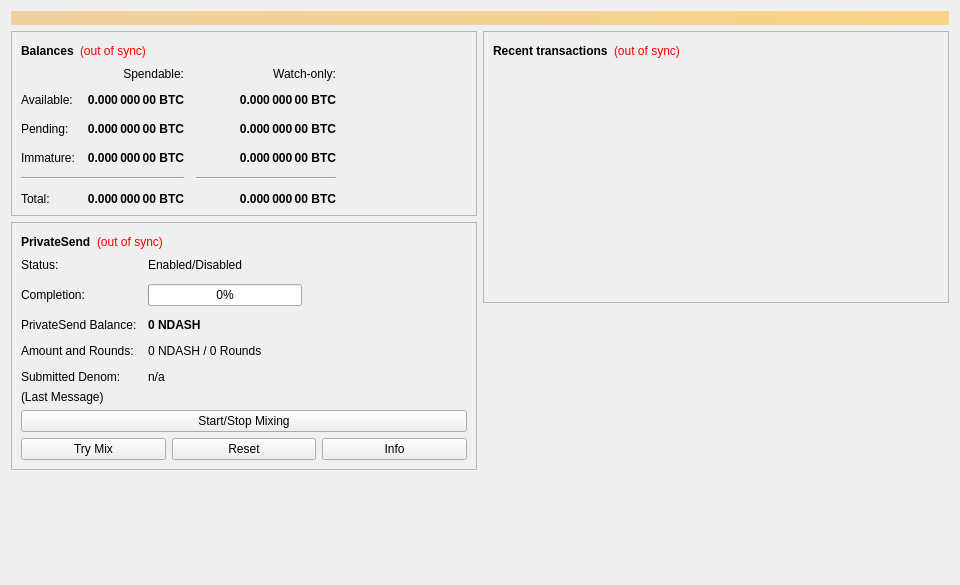
<?xml version="1.0" encoding="UTF-8"?>
<ui version="4.0">
 <class>OverviewPage</class>
 <widget class="QWidget" name="OverviewPage">
  <property name="geometry">
   <rect>
    <x>0</x>
    <y>0</y>
    <width>960</width>
    <height>585</height>
   </rect>
  </property>
  <property name="minimumSize">
   <size>
    <width>960</width>
    <height>0</height>
   </size>
  </property>
  <property name="windowTitle">
   <string>Form</string>
  </property>
  <layout class="QVBoxLayout" name="topLayout">
   <item>
    <widget class="QLabel" name="labelAlerts">
     <property name="visible">
      <bool>false</bool>
     </property>
     <property name="styleSheet">
      <string notr="true">QLabel { background-color: qlineargradient(x1: 0, y1: 0, x2: 1, y2: 0, stop:0 #F0D0A0, stop:1 #F8D488); color:#000000; }</string>
     </property>
     <property name="wordWrap">
      <bool>true</bool>
     </property>
     <property name="margin">
      <number>3</number>
     </property>
     <property name="textInteractionFlags">
      <set>Qt::TextSelectableByMouse</set>
     </property>
    </widget>
   </item>
   <item>
    <layout class="QHBoxLayout" name="horizontalLayout" stretch="1,1">
     <item>
      <layout class="QVBoxLayout" name="verticalLayout_2">
       <item>
        <widget class="QFrame" name="frame">
         <property name="frameShape">
          <enum>QFrame::StyledPanel</enum>
         </property>
         <property name="frameShadow">
          <enum>QFrame::Raised</enum>
         </property>
         <layout class="QVBoxLayout" name="verticalLayout_4">
          <item>
           <layout class="QHBoxLayout" name="horizontalLayout_4">
            <item>
             <widget class="QLabel" name="label_5">
              <property name="font">
               <font>
                <weight>75</weight>
                <bold>true</bold>
               </font>
              </property>
              <property name="text">
               <string>Balances</string>
              </property>
             </widget>
            </item>
            <item>
             <widget class="QLabel" name="labelWalletStatus">
              <property name="toolTip">
               <string>The displayed information may be out of date. Your wallet automatically synchronizes with the Neodash network after a connection is established, but this process has not completed yet.</string>
              </property>
              <property name="styleSheet">
               <string notr="true">QLabel { color: red; }</string>
              </property>
              <property name="text">
               <string notr="true">(out of sync)</string>
              </property>
              <property name="alignment">
               <set>Qt::AlignLeading|Qt::AlignLeft|Qt::AlignVCenter</set>
              </property>
             </widget>
            </item>
            <item>
             <spacer name="horizontalSpacer_3">
              <property name="orientation">
               <enum>Qt::Horizontal</enum>
              </property>
              <property name="sizeHint" stdset="0">
               <size>
                <width>40</width>
                <height>20</height>
               </size>
              </property>
             </spacer>
            </item>
           </layout>
          </item>
          <item>
           <layout class="QGridLayout" name="gridLayout">
            <property name="spacing">
             <number>12</number>
            </property>
            <item row="2" column="2">
             <widget class="QLabel" name="labelWatchPending">
              <property name="font">
               <font>
                <weight>75</weight>
                <bold>true</bold>
               </font>
              </property>
              <property name="cursor">
               <cursorShape>IBeamCursor</cursorShape>
              </property>
              <property name="toolTip">
               <string>Unconfirmed transactions to watch-only addresses</string>
              </property>
              <property name="text">
               <string notr="true">0.000 000 00 BTC</string>
              </property>
              <property name="alignment">
               <set>Qt::AlignRight|Qt::AlignTrailing|Qt::AlignVCenter</set>
              </property>
              <property name="textInteractionFlags">
               <set>Qt::LinksAccessibleByMouse|Qt::TextSelectableByKeyboard|Qt::TextSelectableByMouse</set>
              </property>
             </widget>
            </item>
            <item row="2" column="1">
             <widget class="QLabel" name="labelUnconfirmed">
              <property name="font">
               <font>
                <weight>75</weight>
                <bold>true</bold>
               </font>
              </property>
              <property name="cursor">
               <cursorShape>IBeamCursor</cursorShape>
              </property>
              <property name="toolTip">
               <string>Total of transactions that have yet to be confirmed, and do not yet count toward the spendable balance</string>
              </property>
              <property name="text">
               <string notr="true">0.000 000 00 BTC</string>
              </property>
              <property name="alignment">
               <set>Qt::AlignRight|Qt::AlignTrailing|Qt::AlignVCenter</set>
              </property>
              <property name="textInteractionFlags">
               <set>Qt::LinksAccessibleByMouse|Qt::TextSelectableByKeyboard|Qt::TextSelectableByMouse</set>
              </property>
             </widget>
            </item>
            <item row="3" column="2">
             <widget class="QLabel" name="labelWatchImmature">
              <property name="font">
               <font>
                <weight>75</weight>
                <bold>true</bold>
               </font>
              </property>
              <property name="cursor">
               <cursorShape>IBeamCursor</cursorShape>
              </property>
              <property name="toolTip">
               <string>Mined balance in watch-only addresses that has not yet matured</string>
              </property>
              <property name="text">
               <string notr="true">0.000 000 00 BTC</string>
              </property>
              <property name="alignment">
               <set>Qt::AlignRight|Qt::AlignTrailing|Qt::AlignVCenter</set>
              </property>
              <property name="textInteractionFlags">
               <set>Qt::LinksAccessibleByMouse|Qt::TextSelectableByKeyboard|Qt::TextSelectableByMouse</set>
              </property>
             </widget>
            </item>
            <item row="4" column="0" colspan="2">
             <widget class="Line" name="lineSpendableBalance">
              <property name="orientation">
               <enum>Qt::Horizontal</enum>
              </property>
             </widget>
            </item>
            <item row="4" column="2">
             <widget class="Line" name="lineWatchBalance">
              <property name="sizePolicy">
               <sizepolicy hsizetype="Preferred" vsizetype="Fixed">
                <horstretch>0</horstretch>
                <verstretch>0</verstretch>
               </sizepolicy>
              </property>
              <property name="minimumSize">
               <size>
                <width>140</width>
                <height>0</height>
               </size>
              </property>
              <property name="orientation">
               <enum>Qt::Horizontal</enum>
              </property>
             </widget>
            </item>
            <item row="5" column="0">
             <widget class="QLabel" name="labelTotalText">
              <property name="text">
               <string>Total:</string>
              </property>
             </widget>
            </item>
            <item row="3" column="1">
             <widget class="QLabel" name="labelImmature">
              <property name="font">
               <font>
                <weight>75</weight>
                <bold>true</bold>
               </font>
              </property>
              <property name="cursor">
               <cursorShape>IBeamCursor</cursorShape>
              </property>
              <property name="toolTip">
               <string>Mined balance that has not yet matured</string>
              </property>
              <property name="text">
               <string notr="true">0.000 000 00 BTC</string>
              </property>
              <property name="alignment">
               <set>Qt::AlignRight|Qt::AlignTrailing|Qt::AlignVCenter</set>
              </property>
              <property name="textInteractionFlags">
               <set>Qt::LinksAccessibleByMouse|Qt::TextSelectableByKeyboard|Qt::TextSelectableByMouse</set>
              </property>
             </widget>
            </item>
            <item row="2" column="3">
             <spacer name="horizontalSpacer_2">
              <property name="orientation">
               <enum>Qt::Horizontal</enum>
              </property>
              <property name="sizeHint" stdset="0">
               <size>
                <width>40</width>
                <height>20</height>
               </size>
              </property>
             </spacer>
            </item>
            <item row="3" column="0">
             <widget class="QLabel" name="labelImmatureText">
              <property name="text">
               <string>Immature:</string>
              </property>
             </widget>
            </item>
            <item row="5" column="1">
             <widget class="QLabel" name="labelTotal">
              <property name="font">
               <font>
                <weight>75</weight>
                <bold>true</bold>
               </font>
              </property>
              <property name="cursor">
               <cursorShape>IBeamCursor</cursorShape>
              </property>
              <property name="toolTip">
               <string>Your current total balance</string>
              </property>
              <property name="text">
               <string notr="true">0.000 000 00 BTC</string>
              </property>
              <property name="alignment">
               <set>Qt::AlignRight|Qt::AlignTrailing|Qt::AlignVCenter</set>
              </property>
              <property name="textInteractionFlags">
               <set>Qt::LinksAccessibleByMouse|Qt::TextSelectableByKeyboard|Qt::TextSelectableByMouse</set>
              </property>
             </widget>
            </item>
            <item row="5" column="2">
             <widget class="QLabel" name="labelWatchTotal">
              <property name="font">
               <font>
                <weight>75</weight>
                <bold>true</bold>
               </font>
              </property>
              <property name="cursor">
               <cursorShape>IBeamCursor</cursorShape>
              </property>
              <property name="toolTip">
               <string>Current total balance in watch-only addresses</string>
              </property>
              <property name="text">
               <string notr="true">0.000 000 00 BTC</string>
              </property>
              <property name="alignment">
               <set>Qt::AlignRight|Qt::AlignTrailing|Qt::AlignVCenter</set>
              </property>
              <property name="textInteractionFlags">
               <set>Qt::LinksAccessibleByMouse|Qt::TextSelectableByKeyboard|Qt::TextSelectableByMouse</set>
              </property>
             </widget>
            </item>
            <item row="0" column="2">
             <widget class="QLabel" name="labelWatchonly">
              <property name="text">
               <string>Watch-only:</string>
              </property>
              <property name="alignment">
               <set>Qt::AlignRight|Qt::AlignTrailing|Qt::AlignVCenter</set>
              </property>
             </widget>
            </item>
            <item row="1" column="0">
             <widget class="QLabel" name="labelBalanceText">
              <property name="text">
               <string>Available:</string>
              </property>
             </widget>
            </item>
            <item row="1" column="1">
             <widget class="QLabel" name="labelBalance">
              <property name="font">
               <font>
                <weight>75</weight>
                <bold>true</bold>
               </font>
              </property>
              <property name="cursor">
               <cursorShape>IBeamCursor</cursorShape>
              </property>
              <property name="toolTip">
               <string>Your current spendable balance</string>
              </property>
              <property name="text">
               <string notr="true">0.000 000 00 BTC</string>
              </property>
              <property name="alignment">
               <set>Qt::AlignRight|Qt::AlignTrailing|Qt::AlignVCenter</set>
              </property>
              <property name="textInteractionFlags">
               <set>Qt::LinksAccessibleByMouse|Qt::TextSelectableByKeyboard|Qt::TextSelectableByMouse</set>
              </property>
             </widget>
            </item>
            <item row="1" column="2">
             <widget class="QLabel" name="labelWatchAvailable">
              <property name="font">
               <font>
                <weight>75</weight>
                <bold>true</bold>
               </font>
              </property>
              <property name="cursor">
               <cursorShape>IBeamCursor</cursorShape>
              </property>
              <property name="toolTip">
               <string>Your current balance in watch-only addresses</string>
              </property>
              <property name="text">
               <string notr="true">0.000 000 00 BTC</string>
              </property>
              <property name="alignment">
               <set>Qt::AlignRight|Qt::AlignTrailing|Qt::AlignVCenter</set>
              </property>
              <property name="textInteractionFlags">
               <set>Qt::LinksAccessibleByMouse|Qt::TextSelectableByKeyboard|Qt::TextSelectableByMouse</set>
              </property>
             </widget>
            </item>
            <item row="2" column="0">
             <widget class="QLabel" name="labelPendingText">
              <property name="text">
               <string>Pending:</string>
              </property>
             </widget>
            </item>
            <item row="0" column="1">
             <widget class="QLabel" name="labelSpendable">
              <property name="text">
               <string>Spendable:</string>
              </property>
              <property name="alignment">
               <set>Qt::AlignRight|Qt::AlignTrailing|Qt::AlignVCenter</set>
              </property>
             </widget>
            </item>
           </layout>
          </item>
         </layout>
        </widget>
       </item>
       <item>
        <widget class="QFrame" name="framePrivateSend">
         <property name="layoutDirection">
          <enum>Qt::LeftToRight</enum>
         </property>
         <property name="frameShape">
          <enum>QFrame::StyledPanel</enum>
         </property>
         <property name="frameShadow">
          <enum>QFrame::Raised</enum>
         </property>
         <layout class="QVBoxLayout" name="VerticalLayout_PS1">
          <item>
           <layout class="QHBoxLayout" name="horizontalLayout_5">
            <item>
             <widget class="QLabel" name="labelPrivateSendHeader">
              <property name="font">
               <font>
                <weight>75</weight>
                <bold>true</bold>
               </font>
              </property>
              <property name="text">
               <string>PrivateSend</string>
              </property>
             </widget>
            </item>
            <item>
             <widget class="QLabel" name="labelPrivateSendSyncStatus">
              <property name="toolTip">
               <string>The displayed information may be out of date. Your wallet automatically synchronizes with the Neodash network after a connection is established, but this process has not completed yet.</string>
              </property>
              <property name="styleSheet">
               <string notr="true">QLabel { color: red; }</string>
              </property>
              <property name="text">
               <string notr="true">(out of sync)</string>
              </property>
              <property name="alignment">
               <set>Qt::AlignLeading|Qt::AlignLeft|Qt::AlignVCenter</set>
              </property>
             </widget>
            </item>
            <item>
             <spacer name="horizontalSpacer_4">
              <property name="orientation">
               <enum>Qt::Horizontal</enum>
              </property>
              <property name="sizeHint" stdset="0">
               <size>
                <width>40</width>
                <height>20</height>
               </size>
              </property>
             </spacer>
            </item>
           </layout>
          </item>
          <item>
           <layout class="QFormLayout" name="privateSendFormLayout">
            <property name="fieldGrowthPolicy">
             <enum>QFormLayout::AllNonFixedFieldsGrow</enum>
            </property>
            <property name="horizontalSpacing">
             <number>11</number>
            </property>
            <property name="verticalSpacing">
             <number>12</number>
            </property>
            <item row="0" column="0">
             <widget class="QLabel" name="labelPrivateSendEnabledText">
              <property name="text">
               <string>Status:</string>
              </property>
             </widget>
            </item>
            <item row="0" column="1">
             <widget class="QLabel" name="labelPrivateSendEnabled">
              <property name="text">
               <string>Enabled/Disabled</string>
              </property>
             </widget>
            </item>
            <item row="1" column="0">
             <widget class="QLabel" name="labelCompletitionText">
              <property name="text">
               <string>Completion:</string>
              </property>
             </widget>
            </item>
            <item row="1" column="1">
             <widget class="QProgressBar" name="privateSendProgress">
              <property name="maximumSize">
               <size>
                <width>154</width>
                <height>16777215</height>
               </size>
              </property>
              <property name="value">
               <number>0</number>
              </property>
             </widget>
            </item>
            <item row="2" column="0">
             <widget class="QLabel" name="labelAnonymizedText">
              <property name="text">
               <string>PrivateSend Balance:</string>
              </property>
             </widget>
            </item>
            <item row="2" column="1">
             <widget class="QLabel" name="labelAnonymized">
              <property name="font">
               <font>
                <weight>75</weight>
                <bold>true</bold>
               </font>
              </property>
              <property name="text">
               <string notr="true">0 NDASH</string>
              </property>
             </widget>
            </item>
            <item row="3" column="0">
             <widget class="QLabel" name="labelAmountAndRoundsText">
              <property name="text">
               <string>Amount and Rounds:</string>
              </property>
             </widget>
            </item>
            <item row="3" column="1">
             <widget class="QLabel" name="labelAmountRounds">
              <property name="text">
               <string>0 NDASH / 0 Rounds</string>
              </property>
             </widget>
            </item>
            <item row="4" column="0">
             <widget class="QLabel" name="labelSubmittedDenomText">
              <property name="text">
               <string>Submitted Denom:</string>
              </property>
             </widget>
            </item>
            <item row="4" column="1">
             <widget class="QLabel" name="labelSubmittedDenom">
              <property name="toolTip">
               <string>The denominations you submitted to the Masternode.&lt;br&gt;To mix, other users must submit the exact same denominations.</string>
              </property>
              <property name="text">
               <string>n/a</string>
              </property>
             </widget>
            </item>
           </layout>
          </item>
          <item>
           <layout class="QVBoxLayout" name="VerticalLayout_PS">
            <item>
             <widget class="QLabel" name="labelPrivateSendLastMessage">
              <property name="text">
               <string>(Last Message)</string>
              </property>
              <property name="alignment">
               <set>Qt::AlignLeading|Qt::AlignLeft|Qt::AlignTop</set>
              </property>
              <property name="wordWrap">
               <bool>true</bool>
              </property>
             </widget>
            </item>
            <item>
             <widget class="QPushButton" name="togglePrivateSend">
              <property name="sizePolicy">
               <sizepolicy hsizetype="MinimumExpanding" vsizetype="Fixed">
                <horstretch>0</horstretch>
                <verstretch>0</verstretch>
               </sizepolicy>
              </property>
              <property name="text">
               <string>Start/Stop Mixing</string>
              </property>
             </widget>
            </item>
            <item>
             <layout class="QHBoxLayout" name="horizontalLayout_debugbuttons">
              <item>
               <widget class="QPushButton" name="privateSendAuto">
                <property name="sizePolicy">
                 <sizepolicy hsizetype="MinimumExpanding" vsizetype="Fixed">
                  <horstretch>0</horstretch>
                  <verstretch>0</verstretch>
                 </sizepolicy>
                </property>
                <property name="toolTip">
                 <string>Try to manually submit a PrivateSend request.</string>
                </property>
                <property name="text">
                 <string>Try Mix</string>
                </property>
               </widget>
              </item>
              <item>
               <widget class="QPushButton" name="privateSendReset">
                <property name="sizePolicy">
                 <sizepolicy hsizetype="MinimumExpanding" vsizetype="Fixed">
                  <horstretch>0</horstretch>
                  <verstretch>0</verstretch>
                 </sizepolicy>
                </property>
                <property name="toolTip">
                 <string>Reset the current status of PrivateSend (can interrupt PrivateSend if it's in the process of Mixing, which can cost you money!)</string>
                </property>
                <property name="autoFillBackground">
                 <bool>false</bool>
                </property>
                <property name="text">
                 <string>Reset</string>
                </property>
               </widget>
              </item>
              <item>
               <widget class="QPushButton" name="privateSendInfo">
                <property name="sizePolicy">
                 <sizepolicy hsizetype="MinimumExpanding" vsizetype="Fixed">
                  <horstretch>0</horstretch>
                  <verstretch>0</verstretch>
                 </sizepolicy>
                </property>
                <property name="toolTip">
                 <string>Information about PrivateSend and Mixing</string>
                </property>
                <property name="text">
                 <string>Info</string>
                </property>
               </widget>
              </item>
             </layout>
            </item>
           </layout>
          </item>
         </layout>
        </widget>
       </item>
       <item>
        <spacer name="verticalSpacer">
         <property name="orientation">
          <enum>Qt::Vertical</enum>
         </property>
         <property name="sizeHint" stdset="0">
          <size>
           <width>20</width>
           <height>40</height>
          </size>
         </property>
        </spacer>
       </item>
      </layout>
     </item>
     <item>
      <layout class="QVBoxLayout" name="verticalLayout_3">
       <item>
        <widget class="QFrame" name="frame_2">
         <property name="frameShape">
          <enum>QFrame::StyledPanel</enum>
         </property>
         <property name="frameShadow">
          <enum>QFrame::Raised</enum>
         </property>
         <layout class="QVBoxLayout" name="verticalLayout">
          <item>
           <layout class="QHBoxLayout" name="horizontalLayout_2">
            <item>
             <widget class="QLabel" name="label_4">
              <property name="font">
               <font>
                <weight>75</weight>
                <bold>true</bold>
               </font>
              </property>
              <property name="text">
               <string>Recent transactions</string>
              </property>
             </widget>
            </item>
            <item>
             <widget class="QLabel" name="labelTransactionsStatus">
              <property name="toolTip">
               <string>The displayed information may be out of date. Your wallet automatically synchronizes with the Neodash network after a connection is established, but this process has not completed yet.</string>
              </property>
              <property name="styleSheet">
               <string notr="true">QLabel { color: red; }</string>
              </property>
              <property name="text">
               <string notr="true">(out of sync)</string>
              </property>
              <property name="alignment">
               <set>Qt::AlignLeading|Qt::AlignLeft|Qt::AlignVCenter</set>
              </property>
             </widget>
            </item>
            <item>
             <spacer name="horizontalSpacer">
              <property name="orientation">
               <enum>Qt::Horizontal</enum>
              </property>
              <property name="sizeHint" stdset="0">
               <size>
                <width>40</width>
                <height>20</height>
               </size>
              </property>
             </spacer>
            </item>
           </layout>
          </item>
          <item>
           <widget class="QListView" name="listTransactions">
            <property name="styleSheet">
             <string notr="true">QListView { background: transparent; }</string>
            </property>
            <property name="frameShape">
             <enum>QFrame::NoFrame</enum>
            </property>
            <property name="verticalScrollBarPolicy">
             <enum>Qt::ScrollBarAlwaysOff</enum>
            </property>
            <property name="horizontalScrollBarPolicy">
             <enum>Qt::ScrollBarAlwaysOff</enum>
            </property>
            <property name="selectionMode">
             <enum>QAbstractItemView::NoSelection</enum>
            </property>
           </widget>
          </item>
         </layout>
        </widget>
       </item>
       <item>
        <spacer name="verticalSpacer_2">
         <property name="orientation">
          <enum>Qt::Vertical</enum>
         </property>
         <property name="sizeHint" stdset="0">
          <size>
           <width>20</width>
           <height>40</height>
          </size>
         </property>
        </spacer>
       </item>
      </layout>
     </item>
    </layout>
   </item>
  </layout>
 </widget>
 <resources/>
 <connections/>
</ui>
